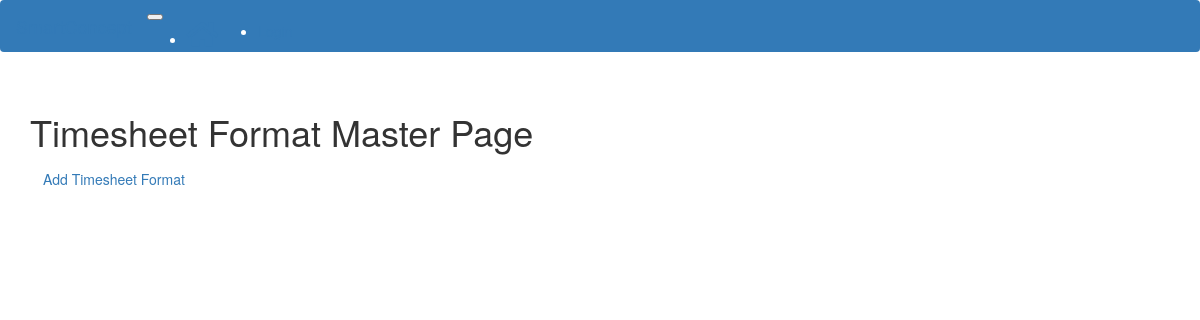
The page /master-tshtsetting/ on the database as committed earlier.
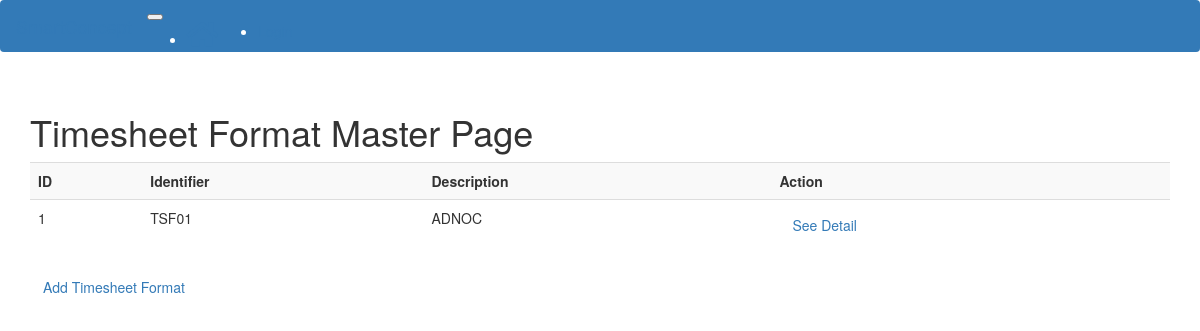
The same page on the database as committed later.
### application/modelsTimesheet.py (models this page shows, shortened)
class TshtSetting(db.Model):
    id = db.Column(db.Integer, primary_key=True)
    identifier = db.Column(db.String(20),nullable=False)
    description = db.Column(db.String(250))
    act_code_enable = db.Column(db.Boolean())
    act_title = db.Column(db.String(50))
    wla_hrs_enable = db.Column(db.Boolean())
    wla_code_enable = db.Column(db.Boolean())
    wla_title = db.Column(db.String(50))
    wlb_hrs_enable = db.Column(db.Boolean())
    wlb_code_enable = db.Column(db.Boolean())
    wlb_title = db.Column(db.String(50))
    lv_hrs_enable = db.Column(db.Boolean())
    lv_code_enable = db.Column(db.Boolean())
    lv_title = db.Column(db.String(50))
    tra_hrs_enable = db.Column(db.Boolean())
    tra_code_enable = db.Column(db.Boolean())
    tra_title = db.Column(db.String(50))
    trb_hrs_enable = db.Column(db.Boolean())
    trb_code_enable = db.Column(db.Boolean())
    trb_title = db.Column(db.String(50))
    ot_hrs_enable = db.Column(db.Boolean())
    ot_code_enable = db.Column(db.Boolean())
    ot_title = db.Column(db.String(50))
    remarks_enable = db.Column(db.Boolean())
    remarks_title = db.Column(db.String(50))

### application/viewsTimesheet.py (the view)
@app.route('/master-tshtsetting/')
def masterTshtSettings():
    q = TshtSetting.query.all()
    return render_template('timesheet/master-tshtsetting.html', items=q)

### application/views.py (called while the page is built)
@app.before_request
def before_request():
    if current_user.is_authenticated:
        current_user.last_seen = datetime.utcnow()
        db.session.commit()

### application/templates/timesheet/master-tshtsetting.html (shortened to what this page needs)
{% extends 'base.html' %}
{% block app_content %}
		<h1>Timesheet Format Master Page</h1>
		{% if items %}
		<table class="table table-striped">
			<tr>
				<th>ID</th><th>Identifier</th><th>Description</th><th>Action</th>
			</tr>
			{% for item in items %}
			<tr>
				<td>{{item.id}}</td><td>{{item.identifier}}</td><td>{{item.description}}</td><td><a href="/detail-tshtsetting/{{item.id}}/" class="btn btn-outline-primary">See Detail</a></td>
			</tr>
			{% endfor %}
		</table>
		{% endif %}
		<a href="/add-tshtsetting/" class="btn btn-outline-primary" role="button">Add Timesheet Format</a>
{% endblock %}

Rows that differ between the two databases and show on the page:
added TshtSetting: id "1", identifier "TSF01", description "ADNOC"
Other text that changed with them:
text now shown: "ID Identifier Description Action"
